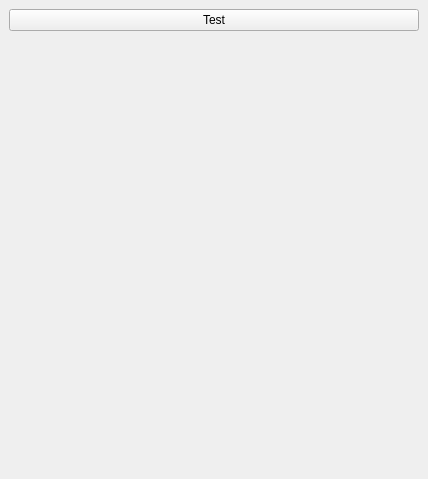
<?xml version="1.0" encoding="UTF-8"?>
<ui version="4.0">
 <class>RwsPlugin</class>
 <widget class="QDockWidget" name="RwsPlugin">
  <property name="geometry">
   <rect>
    <x>0</x>
    <y>0</y>
    <width>428</width>
    <height>479</height>
   </rect>
  </property>
  <property name="windowTitle">
   <string>Rws Plugin</string>
  </property>
  <widget class="QWidget" name="contents">
   <layout class="QVBoxLayout" name="verticalLayout_2">
    <item>
     <layout class="QVBoxLayout" name="verticalLayout" stretch="0,0">
      <property name="sizeConstraint">
       <enum>QLayout::SetDefaultConstraint</enum>
      </property>
      <item>
       <widget class="QPushButton" name="btnLoadBg">
        <property name="text">
         <string>Test</string>
        </property>
       </widget>
      </item>
      <item>
       <widget class="QLabel" name="label">
        <property name="text">
         <string/>
        </property>
       </widget>
      </item>
     </layout>
    </item>
   </layout>
  </widget>
 </widget>
 <resources/>
 <connections/>
</ui>
